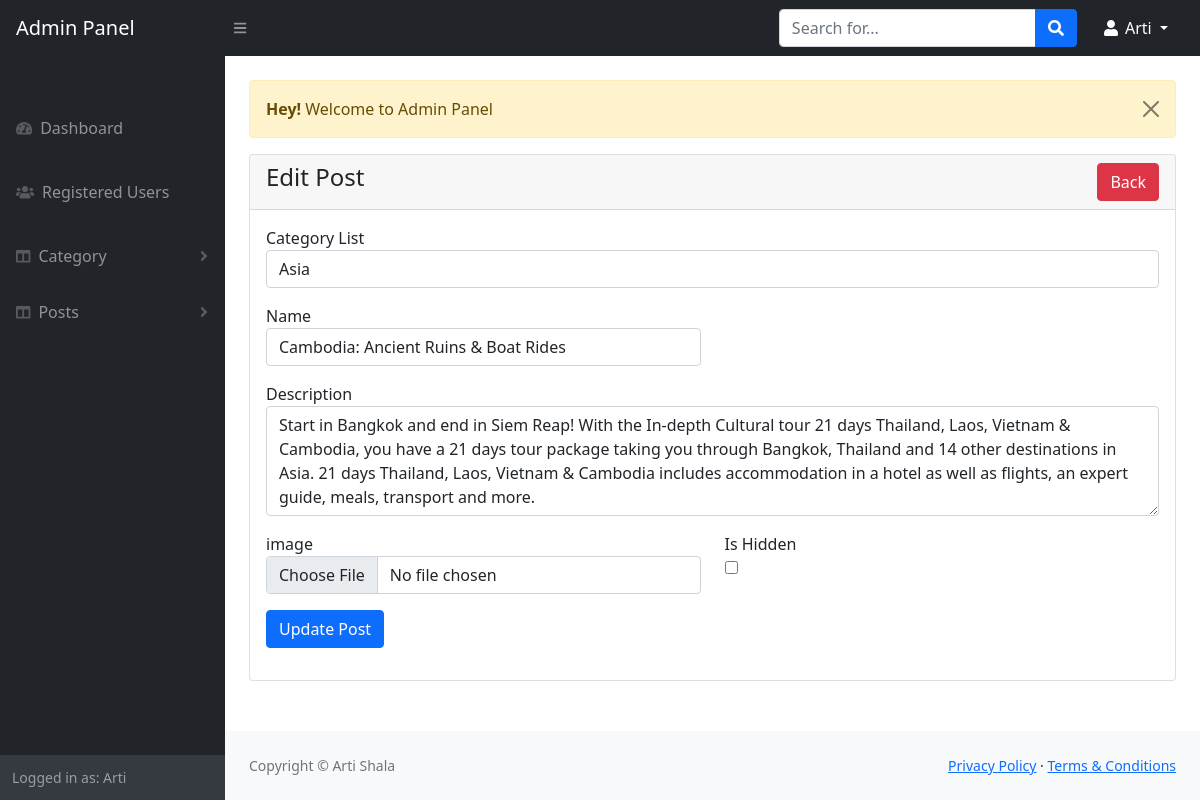
/admin/post-edit.php?id=16 (signed in), run on the app's committed database.
### tables this page shows
CREATE TABLE `posts` (
  `id` int(11) NOT NULL,
  `category_id` int(11) NOT NULL,
  `name` varchar(191) NOT NULL,
  `description` text DEFAULT NULL,
  `image` varchar(191) DEFAULT NULL,
  `status` tinyint(1) DEFAULT 0,
  `created_at` timestamp NULL DEFAULT current_timestamp()
);

CREATE TABLE `categories` (
  `id` int(11) NOT NULL,
  `name` varchar(191) NOT NULL,
  `slug` varchar(191) NOT NULL,
  `description` text DEFAULT NULL,
  `meta_title` varchar(191) NOT NULL,
  `meta_description` mediumtext DEFAULT NULL,
  `meta_keyword` mediumtext DEFAULT NULL,
  `navbar_status` tinyint(1) DEFAULT 0,
  `status` tinyint(1) DEFAULT 0 COMMENT '0=VISIBLE,1=HIDDEN,2=DELETED',
  `created_at` timestamp NULL DEFAULT current_timestamp()
);

### admin/post-edit.php (the view, shortened to what this page needs)
<?php
include('includes/header.php');
?>
<div class="container-fluid px-4">
<div class="row mt-4">
     <div class="col-md-12">
        <?php
        include('message.php');
        ?>
            <div class="card">
                <div class="card-header">
                    <h4>Edit Post
                    <a href="post-view.php" class="btn btn-danger float-end">Back</a>
                    </h4>
                </div>
                <div class="card-body">
                <?php
                if(isset($_GET['id']))
                {
                    $post_id = $_GET['id'];
                    $post_query = "SELECT * FROM posts WHERE id='$post_id' LIMIT 1 ";
                    $post_query_res = mysqli_query($con , $post_query);
                    if(mysqli_num_rows($post_query_res)> 0 )
                    {
                        $post_row = mysqli_fetch_array($post_query_res);
                        ?>
                <form action="code.php" method="POST" enctype="multipart/form-data">
                        <div class="row">
                          <div class="col-md-12 mb-3">
                            <label for="">Category List</label>
                            <?php
                                $category = "SELECT * FROM categories WHERE status='0' ";
                                $category_run = mysqli_query($con,$category);
                                if(mysqli_num_rows($category_run) > 0)
                                {
                                    ?>
                                    <select name="category_id" required class="form-control">
                                        <?php
                                        foreach($category_run as $categoryitem)
                                        {
                                            ?>
                                                <option value="<?= $categoryitem['id'] ?>" <?= $categoryitem['id'] == $post_row['category_id'] ? 'selected': ''?> >
                                                     <?= $categoryitem['name']?>
                                                </option>
                                            <?php
                                        }
                                        ?>
                                    </select>
                                    <?php
                                }
                                else
                                {
                                    ?>
                                    <h6>No Category Available</h6>
                                    <?php
                                }
                            ?>
                          </div>
                            <div class="col-md-6 mb-3">
                                <label for="">Name</label>
                                <input type="text" name="name" value="<?= $post_row['name'] ?>" required class="form-control">
                            </div>
                            <div class="col-md-12 mb-3">
                                <label for="">Description</label>
                                <textarea name="description" class="form-control" required rows="4"><?= $post_row['description'] ?></textarea>
                            </div>
                            <div class="col-md-6 mb-3">
                                <label for="">image</label>
                                <input type="file" name="image" class="form-control">
                            </div>
                            <div class="col-md-6 mb-3">
                                <label for="">Is Hidden</label> <br/>
                                <input type="checkbox" name="status" <?= $post_row['status'] == '1' ? 'checked':'' ?> width="70px" height="70px" />
                            </div>
                            <div class="col-md-6 mb-3">
                                <button type="submit" name="post_update" class="btn btn-primary">Update Post</button>
                            </div>
                             </div>
                            </form>
                    <?php
                        }
                        else
                        {
                        ?>
                        <h4>No Record Found</h4>
                        <?php
                        }
                        }
                    ?>
                </div>
            </div>
        </div>
    </div>
</div>
<?php
include('includes/footer.php');
include('includes/scripts.php')
?>

### data on the page
posts: category_id "Asia", name "Cambodia: Ancient Ruins & Boat Rides", description "Start in Bangkok and end in Siem Reap! With the In-depth Cultural tour 21 days Thailand, Laos, Vietnam & Cambodia, you have a 21 days tour package taking you through Bangkok, Thailand and 14 other destinations in Asia. 21 days Thailand, Laos, Vietnam & Cambodia includes accommodation in a hotel as well as flights, an expert guide, meals, transport and more."

### other printed values
$_SESSION["auth_username"] "Arti"
$_SESSION['message'] "Welcome to Admin Panel"
